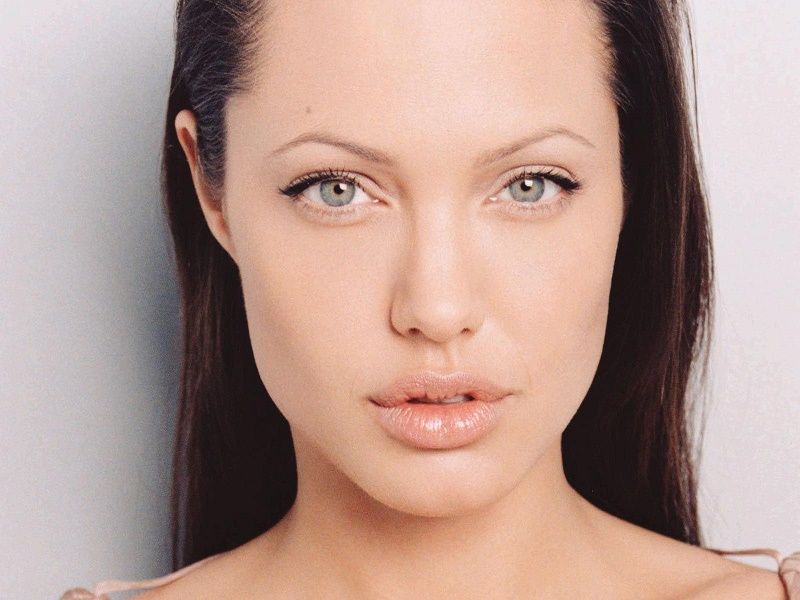
//> input picture opencv-fotomontaje/face.jpg, 800 x 600 px
$ ./source   (built with g++ and OpenCV 4)
//> lines starting //> are read from the running program, lines starting //| are printed output that depends on the picture; after the words box and inside, x2 and y2 are one past the last pixel; in counts of white or black regions, pixels touching at a corner belong together
#include <opencv2\opencv.hpp>
#include <iostream>
#include <vector>

using namespace cv;
using namespace std;

int main(int argc, char** argv)
{
    try {
        String face_xml = R"(c:\developer\opencv-3.2.0\etc\haarcascades\haarcascade_frontalface_default.xml)";
        String eyel_xml = R"(c:\developer\opencv-3.2.0\etc\haarcascades\haarcascade_eye.xml)";

        CascadeClassifier face_detector, eye_detector;

        // cargar los clasificadores en cascada
        if (!eye_detector.load(eyel_xml) || !face_detector.load(face_xml)) {
            cout << "Error: no se ecuentra el cascade .xml" << endl;
        }

        Mat frame, gray_frame;

        // leer la imagen de entrada
        frame = imread("images/face.jpg");
//> frame is the input picture: 600 rows x 800 cols, CV_8UC3; mean B, G, R 144.1, 153.1, 181.1

        if (frame.empty()) {
            cout << "Error: no se puede abrir la imagen de entrada." << endl;
        }

        cvtColor(frame, gray_frame, COLOR_BGR2GRAY);
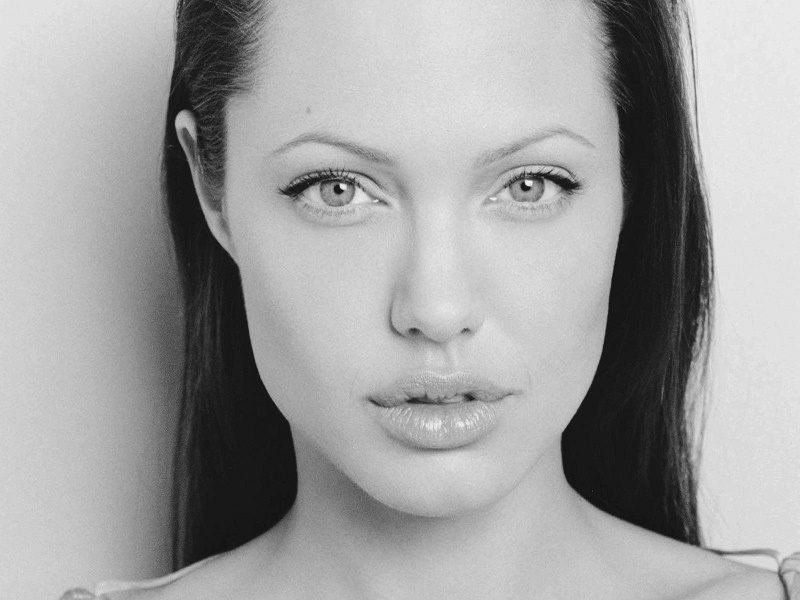
//> gray_frame: 600 rows x 800 cols, CV_8UC1; min 11, max 243, mean 160.4
        equalizeHist(gray_frame, gray_frame);
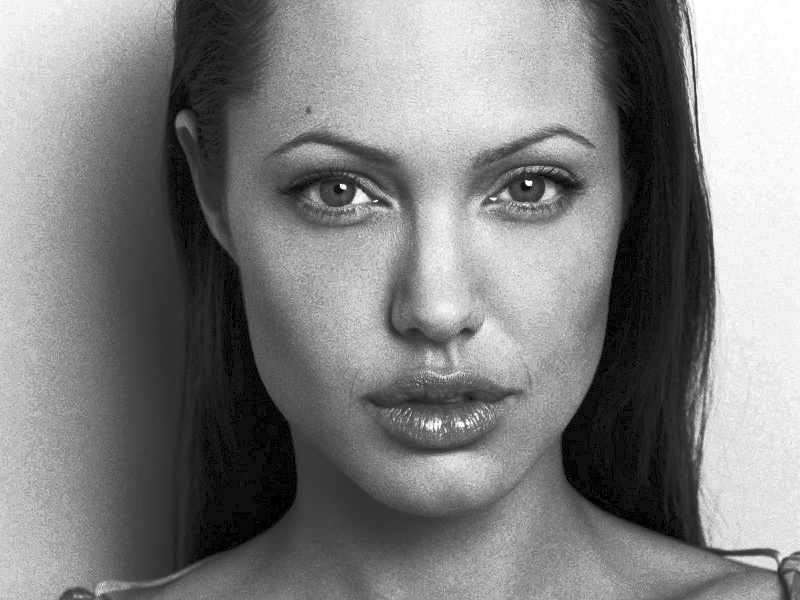
//> gray_frame: 600 rows x 800 cols, CV_8UC1; min 0, max 255, mean 128.7

        // detectar rostro, almacenar la region en faces
        std::vector<cv::Rect> faces;
        face_detector.detectMultiScale(gray_frame, faces);
//> faces = 1 Rect (x, y, width, height): [214, 32, 448, 448]

        double EYE_SX = 0.12;
        double EYE_SY = 0.17;
        double EYE_SW = 0.42;
        double EYE_SH = 0.36;

        // procesar los rostros encontrados
        for (auto& region : faces) {

            // crear un cv::Mat que contine el rostro
            Mat face = frame(region);

            int leftX = cvRound(face.cols * EYE_SX);
            int topY = cvRound(face.rows * EYE_SY);
            int widthX = cvRound(face.cols * EYE_SW);
            int heightY = cvRound(face.rows * EYE_SH);
            int rightX = cvRound(face.cols * (1.0 - EYE_SX - EYE_SW));

            // crear cv::Mat que contiene la region aproximada de los ojos
            Mat topLeftOfFace = face(Rect(leftX, topY, widthX, heightY));
            Mat topRightOfFace = face(Rect(rightX, topY, widthX, heightY));

            std::vector<cv::Rect> left_eye, right_eye;

            // detectar los ojos, izquierdo y derecho, respectivamente
            eye_detector.detectMultiScale(topLeftOfFace, left_eye);
            //eye_detector.detectMultiScale(topRightOfFace, right_eye);

            // clonar el ojo izquierdo
            if (!left_eye.empty())
            {
                // crear el cv::Mat que contiene el ojo izquierdo
                Mat eye = topLeftOfFace(left_eye[0]);

                // crear el cv::Mat para la mascara
                Mat mask(eye.rows, eye.cols, CV_8U, Scalar::all(0));

                Point pos_ellipse(mask.size() / 2);
                Point pos_clone(face.size().width / 2, face.size().height / 5);

                Size size(mask.size().width / 2, (mask.size().height / 2) - 15);

                // crear la mascara y aplicar seamless cloning
                cv::ellipse(mask, pos_ellipse, size , 0, 0, 360, Scalar::all(255), CV_FILLED, LINE_AA);
                cv::seamlessClone(eye, face, mask, pos_clone, face, NORMAL_CLONE);

                imshow("mask", mask);
                imshow("src", eye);
            }

            imshow("dst", face);

            //// clonar el ojo derecho
            //if (!right_eye.empty())
            //{
            //    Mat eye = topRightOfFace(right_eye[0]);
            //    Mat mask(eye.rows, eye.cols, CV_8U, Scalar::all(0));
            //
            //    cv::ellipse(mask, Point(mask.size() / 2), Size(mask.size().width / 2, (mask.size().height / 2) - 2), 0, 0, 360, Scalar::all(255), CV_FILLED, LINE_AA);
            //    cv::seamlessClone(eye, face, mask, Point(face.size().width / 2, face.size().height / 5), face, MIXED_CLONE);
            //}
        }
//> this loop made 1 pass
//> (region, left_eye) on pass 1: (Rect(214, 32, 448, 448), 1 Rect (x, y, width, height): [11, 29, 104, 104])
//> pass 1, `Mat face = frame(region);`:
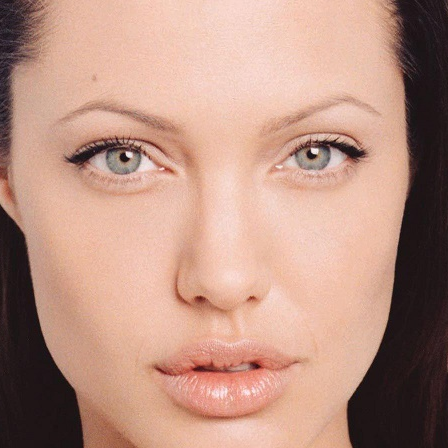
//> face: 448 rows x 448 cols, CV_8UC3; mean B, G, R 131.1, 146.5, 185.9
//> pass 1, `Mat topLeftOfFace = face(Rect(leftX, topY, widthX, heightY));`:
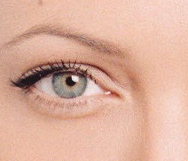
//> topLeftOfFace: 161 rows x 188 cols, CV_8UC3; mean B, G, R 157.3, 175.8, 220
//> pass 1, `Mat topRightOfFace = face(Rect(rightX, topY, widthX, heightY));`:
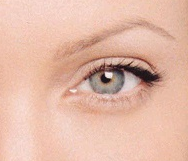
//> topRightOfFace: 161 rows x 188 cols, CV_8UC3; mean B, G, R 167.8, 185.4, 227.2
//> pass 1, `Mat eye = topLeftOfFace(left_eye[0]);`:
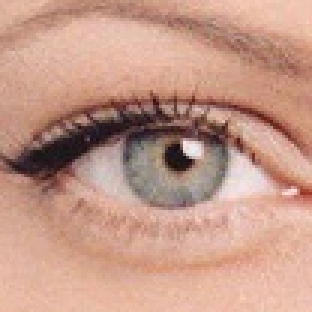
//> eye: 104 rows x 104 cols, CV_8UC3 (shown 3 times larger); mean B, G, R 136.3, 152.8, 196.3
//> after the loop:
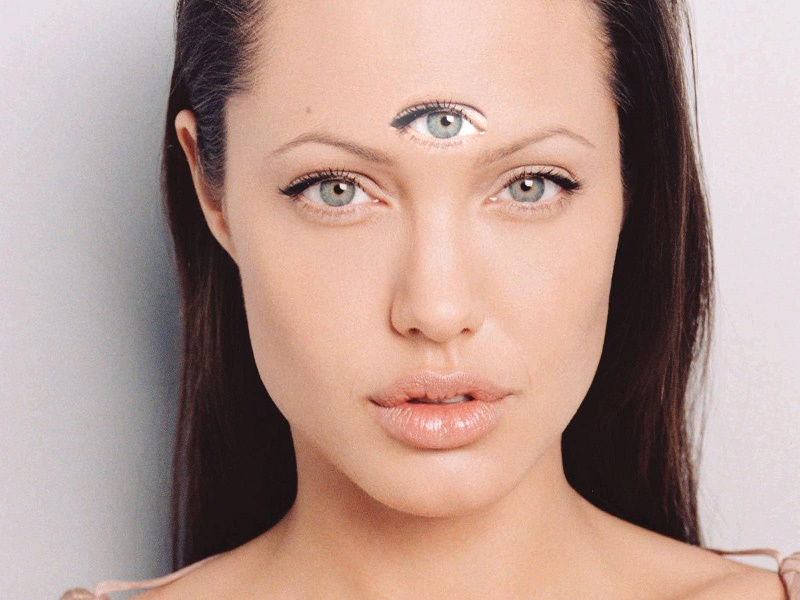
//> frame: 600 rows x 800 cols, CV_8UC3; 1.45% of pixels changed, all inside (x1, y1, x2, y2) = (388, 84, 488, 159)

        imshow("Fotomontajes", frame);

        waitKey(0);
    }
    catch (Exception ex) {
        cout << "Exception: " << ex.what() << endl;
    }

    return 0;
}
